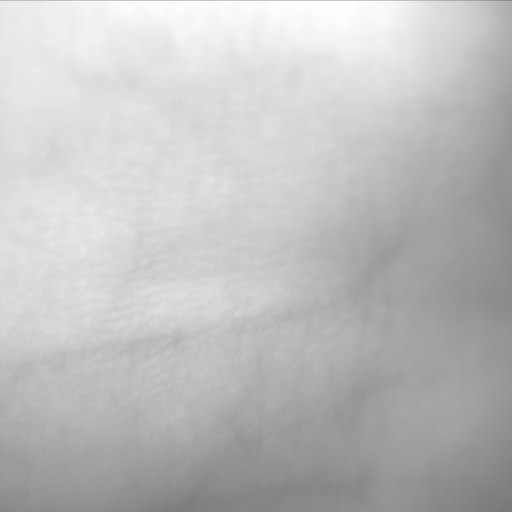
#> input picture 1.bmp, 1024 x 1024 px (shown at 1/2 size)
$ python '적맥.py'
#> lines starting #> are read from the running program, lines starting #| are printed output that depends on the picture; after the words box and inside, x2 and y2 are one past the last pixel; in counts of white or black regions, pixels touching at a corner belong together
import cv2
import numpy as np

# 이미지 불러오기
image_path = '1.bmp'
image = cv2.imread(image_path)
#> image is the input picture: shape (1024, 1024, 3); min 101, max 255, mean 191

# 이미지 크기 조정 (새로운 크기 지정)
new_width = 400
new_height = int(image.shape[0] * (new_width / image.shape[1]))
#> new_height = 400
resized_image = cv2.resize(image, (new_width, new_height))
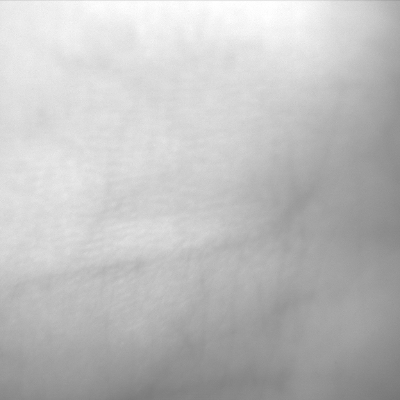
#> resized_image: shape (400, 400, 3); min 118, max 255, mean 190.9

# 그레이스케일로 변환
gray = cv2.cvtColor(resized_image, cv2.COLOR_BGR2GRAY)

# CLAHE 적용
clahe = cv2.createCLAHE(clipLimit=2.0, tileGridSize=(8, 8))
clahe_image = clahe.apply(gray)
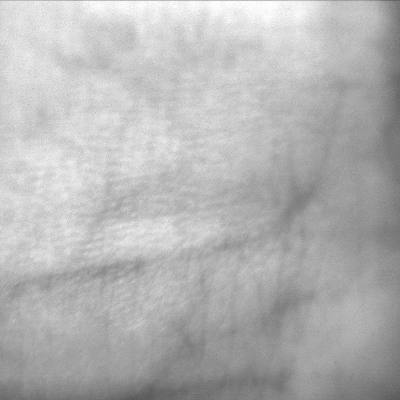
#> clahe_image: shape (400, 400); min 88, max 255, mean 180.2

# 히스토그램 평활화
equ = cv2.equalizeHist(clahe_image)
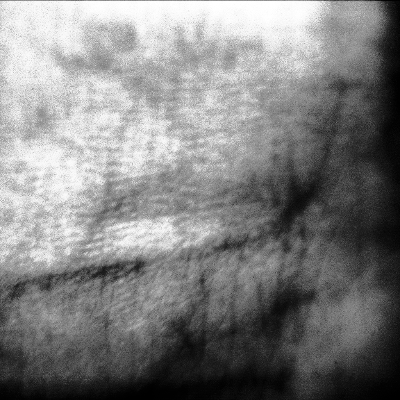
#> equ: shape (400, 400); min 0, max 255, mean 128.7

# 가우시안 블러로 이미지 필터링
blurred = cv2.GaussianBlur(equ, (5, 5), 0)

# 이진화
_, binary = cv2.threshold(blurred, 65, 255, cv2.THRESH_BINARY_INV)
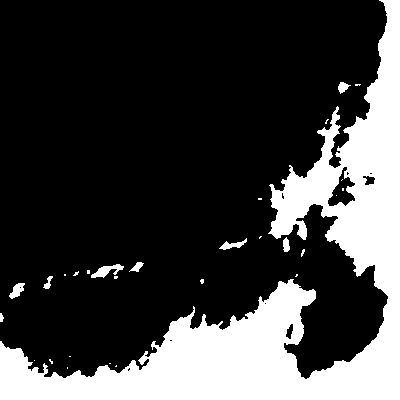
#> binary: shape (400, 400); 24.8% white; 29 white regions (20 under 20 px), largest, box (x1, y1, x2, y2) and area: (0, 0, 400, 400) 38644, (91, 264, 124, 278) 215, (9, 283, 25, 299) 140

# 에지 검출 (Canny 사용)
edges = cv2.Canny(binary, 30, 70)
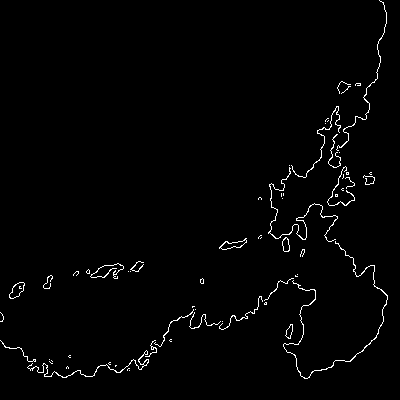
#> edges: shape (400, 400); 1.6% white in thin lines or dots

# 결과 이미지 출력
cv2.imshow('Resized Image', resized_image)
cv2.imshow('Gray Image', gray)
cv2.imshow('CLAHE Image', clahe_image)
cv2.imshow('Histogram Equalized Image', equ)
cv2.imshow('Blurred Image', blurred)
cv2.imshow('Binary Image', binary)
cv2.imshow('Edges Image', edges)

cv2.waitKey(0)
cv2.destroyAllWindows()
